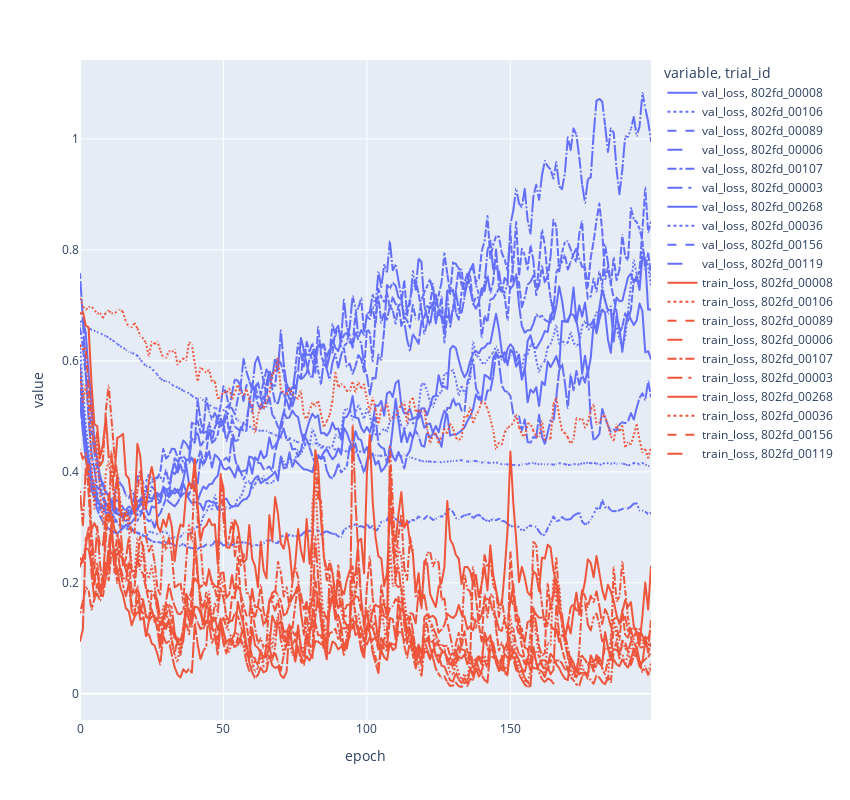

Source (notebook cell):
### Code cell
fig

### Figure 1 — Plotly figure (JSON) as saved in the notebook; plotly's stock layout.template omitted (floating-point values rounded to 4 significant figures; data arrays with more than 128 entries replaced by an {"elided": "..."} marker saying what was removed)
{"data": [{"customdata": {"elided": "200x2 str values"}, "hovertemplate": "variable=val_loss<br>trial_id=802fd_00008<br>epoch=%{x}<br>value=%{y}<br>Hyperparameters=%{customdata[0]}<br>checkpoints=%{customdata[1]}<extra></extra>", "legendgroup": "val_loss, 802fd_00008", "line": {"color": "#636efa", "dash": "solid"}, "marker": {"symbol": "circle"}, "mode": "lines", "name": "val_loss, 802fd_00008", "showlegend": true, "type": "scattergl", "x": {"elided": "200 int values"}, "xaxis": "x", "y": {"elided": "200 float values"}, "yaxis": "y"}, {"customdata": {"elided": "200x2 str values"}, "hovertemplate": "variable=val_loss<br>trial_id=802fd_00106<br>epoch=%{x}<br>value=%{y}<br>Hyperparameters=%{customdata[0]}<br>checkpoints=%{customdata[1]}<extra></extra>", "legendgroup": "val_loss, 802fd_00106", "line": {"color": "#636efa", "dash": "dot"}, "marker": {"symbol": "circle"}, "mode": "lines", "name": "val_loss, 802fd_00106", "showlegend": true, "type": "scattergl", "x": {"elided": "200 int values"}, "xaxis": "x", "y": {"elided": "200 float values"}, "yaxis": "y"}, {"customdata": {"elided": "200x2 str values"}, "hovertemplate": "variable=val_loss<br>trial_id=802fd_00089<br>epoch=%{x}<br>value=%{y}<br>Hyperparameters=%{customdata[0]}<br>checkpoints=%{customdata[1]}<extra></extra>", "legendgroup": "val_loss, 802fd_00089", "line": {"color": "#636efa", "dash": "dash"}, "marker": {"symbol": "circle"}, "mode": "lines", "name": "val_loss, 802fd_00089", "showlegend": true, "type": "scattergl", "x": {"elided": "200 int values"}, "xaxis": "x", "y": {"elided": "200 float values"}, "yaxis": "y"}, {"customdata": {"elided": "200x2 str values"}, "hovertemplate": "variable=val_loss<br>trial_id=802fd_00006<br>epoch=%{x}<br>value=%{y}<br>Hyperparameters=%{customdata[0]}<br>checkpoints=%{customdata[1]}<extra></extra>", "legendgroup": "val_loss, 802fd_00006", "line": {"color": "#636efa", "dash": "longdash"}, "marker": {"symbol": "circle"}, "mode": "lines", "name": "val_loss, 802fd_00006", "showlegend": true, "type": "scattergl", "x": {"elided": "200 int values"}, "xaxis": "x", "y": {"elided": "200 float values"}, "yaxis": "y"}, {"customdata": {"elided": "200x2 str values"}, "hovertemplate": "variable=val_loss<br>trial_id=802fd_00107<br>epoch=%{x}<br>value=%{y}<br>Hyperparameters=%{customdata[0]}<br>checkpoints=%{customdata[1]}<extra></extra>", "legendgroup": "val_loss, 802fd_00107", "line": {"color": "#636efa", "dash": "dashdot"}, "marker": {"symbol": "circle"}, "mode": "lines", "name": "val_loss, 802fd_00107", "showlegend": true, "type": "scattergl", "x": {"elided": "200 int values"}, "xaxis": "x", "y": {"elided": "200 float values"}, "yaxis": "y"}, {"customdata": {"elided": "200x2 str values"}, "hovertemplate": "variable=val_loss<br>trial_id=802fd_00003<br>epoch=%{x}<br>value=%{y}<br>Hyperparameters=%{customdata[0]}<br>checkpoints=%{customdata[1]}<extra></extra>", "legendgroup": "val_loss, 802fd_00003", "line": {"color": "#636efa", "dash": "longdashdot"}, "marker": {"symbol": "circle"}, "mode": "lines", "name": "val_loss, 802fd_00003", "showlegend": true, "type": "scattergl", "x": {"elided": "200 int values"}, "xaxis": "x", "y": {"elided": "200 float values"}, "yaxis": "y"}, {"customdata": {"elided": "200x2 str values"}, "hovertemplate": "variable=val_loss<br>trial_id=802fd_00268<br>epoch=%{x}<br>value=%{y}<br>Hyperparameters=%{customdata[0]}<br>checkpoints=%{customdata[1]}<extra></extra>", "legendgroup": "val_loss, 802fd_00268", "line": {"color": "#636efa", "dash": "solid"}, "marker": {"symbol": "circle"}, "mode": "lines", "name": "val_loss, 802fd_00268", "showlegend": true, "type": "scattergl", "x": {"elided": "200 int values"}, "xaxis": "x", "y": {"elided": "200 float values"}, "yaxis": "y"}, {"customdata": {"elided": "200x2 str values"}, "hovertemplate": "variable=val_loss<br>trial_id=802fd_00036<br>epoch=%{x}<br>value=%{y}<br>Hyperparameters=%{customdata[0]}<br>checkpoints=%{customdata[1]}<extra></extra>", "legendgroup": "val_loss, 802fd_00036", "line": {"color": "#636efa", "dash": "dot"}, "marker": {"symbol": "circle"}, "mode": "lines", "name": "val_loss, 802fd_00036", "showlegend": true, "type": "scattergl", "x": {"elided": "200 int values"}, "xaxis": "x", "y": {"elided": "200 float values"}, "yaxis": "y"}, {"customdata": {"elided": "200x2 str values"}, "hovertemplate": "variable=val_loss<br>trial_id=802fd_00156<br>epoch=%{x}<br>value=%{y}<br>Hyperparameters=%{customdata[0]}<br>checkpoints=%{customdata[1]}<extra></extra>", "legendgroup": "val_loss, 802fd_00156", "line": {"color": "#636efa", "dash": "dash"}, "marker": {"symbol": "circle"}, "mode": "lines", "name": "val_loss, 802fd_00156", "showlegend": true, "type": "scattergl", "x": {"elided": "200 int values"}, "xaxis": "x", "y": {"elided": "200 float values"}, "yaxis": "y"}, {"customdata": {"elided": "166x2 str values"}, "hovertemplate": "variable=val_loss<br>trial_id=802fd_00119<br>epoch=%{x}<br>value=%{y}<br>Hyperparameters=%{customdata[0]}<br>checkpoints=%{customdata[1]}<extra></extra>", "legendgroup": "val_loss, 802fd_00119", "line": {"color": "#636efa", "dash": "longdash"}, "marker": {"symbol": "circle"}, "mode": "lines", "name": "val_loss, 802fd_00119", "showlegend": true, "type": "scattergl", "x": {"elided": "166 int values"}, "xaxis": "x", "y": {"elided": "166 float values"}, "yaxis": "y"}, {"customdata": {"elided": "200x2 str values"}, "hovertemplate": "variable=train_loss<br>trial_id=802fd_00008<br>epoch=%{x}<br>value=%{y}<br>Hyperparameters=%{customdata[0]}<br>checkpoints=%{customdata[1]}<extra></extra>", "legendgroup": "train_loss, 802fd_00008", "line": {"color": "#EF553B", "dash": "solid"}, "marker": {"symbol": "circle"}, "mode": "lines", "name": "train_loss, 802fd_00008", "showlegend": true, "type": "scattergl", "x": {"elided": "200 int values"}, "xaxis": "x", "y": {"elided": "200 float values"}, "yaxis": "y"}, {"customdata": {"elided": "200x2 str values"}, "hovertemplate": "variable=train_loss<br>trial_id=802fd_00106<br>epoch=%{x}<br>value=%{y}<br>Hyperparameters=%{customdata[0]}<br>checkpoints=%{customdata[1]}<extra></extra>", "legendgroup": "train_loss, 802fd_00106", "line": {"color": "#EF553B", "dash": "dot"}, "marker": {"symbol": "circle"}, "mode": "lines", "name": "train_loss, 802fd_00106", "showlegend": true, "type": "scattergl", "x": {"elided": "200 int values"}, "xaxis": "x", "y": {"elided": "200 float values"}, "yaxis": "y"}, {"customdata": {"elided": "200x2 str values"}, "hovertemplate": "variable=train_loss<br>trial_id=802fd_00089<br>epoch=%{x}<br>value=%{y}<br>Hyperparameters=%{customdata[0]}<br>checkpoints=%{customdata[1]}<extra></extra>", "legendgroup": "train_loss, 802fd_00089", "line": {"color": "#EF553B", "dash": "dash"}, "marker": {"symbol": "circle"}, "mode": "lines", "name": "train_loss, 802fd_00089", "showlegend": true, "type": "scattergl", "x": {"elided": "200 int values"}, "xaxis": "x", "y": {"elided": "200 float values"}, "yaxis": "y"}, {"customdata": {"elided": "200x2 str values"}, "hovertemplate": "variable=train_loss<br>trial_id=802fd_00006<br>epoch=%{x}<br>value=%{y}<br>Hyperparameters=%{customdata[0]}<br>checkpoints=%{customdata[1]}<extra></extra>", "legendgroup": "train_loss, 802fd_00006", "line": {"color": "#EF553B", "dash": "longdash"}, "marker": {"symbol": "circle"}, "mode": "lines", "name": "train_loss, 802fd_00006", "showlegend": true, "type": "scattergl", "x": {"elided": "200 int values"}, "xaxis": "x", "y": {"elided": "200 float values"}, "yaxis": "y"}, {"customdata": {"elided": "200x2 str values"}, "hovertemplate": "variable=train_loss<br>trial_id=802fd_00107<br>epoch=%{x}<br>value=%{y}<br>Hyperparameters=%{customdata[0]}<br>checkpoints=%{customdata[1]}<extra></extra>", "legendgroup": "train_loss, 802fd_00107", "line": {"color": "#EF553B", "dash": "dashdot"}, "marker": {"symbol": "circle"}, "mode": "lines", "name": "train_loss, 802fd_00107", "showlegend": true, "type": "scattergl", "x": {"elided": "200 int values"}, "xaxis": "x", "y": {"elided": "200 float values"}, "yaxis": "y"}, {"customdata": {"elided": "200x2 str values"}, "hovertemplate": "variable=train_loss<br>trial_id=802fd_00003<br>epoch=%{x}<br>value=%{y}<br>Hyperparameters=%{customdata[0]}<br>checkpoints=%{customdata[1]}<extra></extra>", "legendgroup": "train_loss, 802fd_00003", "line": {"color": "#EF553B", "dash": "longdashdot"}, "marker": {"symbol": "circle"}, "mode": "lines", "name": "train_loss, 802fd_00003", "showlegend": true, "type": "scattergl", "x": {"elided": "200 int values"}, "xaxis": "x", "y": {"elided": "200 float values"}, "yaxis": "y"}, {"customdata": {"elided": "200x2 str values"}, "hovertemplate": "variable=train_loss<br>trial_id=802fd_00268<br>epoch=%{x}<br>value=%{y}<br>Hyperparameters=%{customdata[0]}<br>checkpoints=%{customdata[1]}<extra></extra>", "legendgroup": "train_loss, 802fd_00268", "line": {"color": "#EF553B", "dash": "solid"}, "marker": {"symbol": "circle"}, "mode": "lines", "name": "train_loss, 802fd_00268", "showlegend": true, "type": "scattergl", "x": {"elided": "200 int values"}, "xaxis": "x", "y": {"elided": "200 float values"}, "yaxis": "y"}, {"customdata": {"elided": "200x2 str values"}, "hovertemplate": "variable=train_loss<br>trial_id=802fd_00036<br>epoch=%{x}<br>value=%{y}<br>Hyperparameters=%{customdata[0]}<br>checkpoints=%{customdata[1]}<extra></extra>", "legendgroup": "train_loss, 802fd_00036", "line": {"color": "#EF553B", "dash": "dot"}, "marker": {"symbol": "circle"}, "mode": "lines", "name": "train_loss, 802fd_00036", "showlegend": true, "type": "scattergl", "x": {"elided": "200 int values"}, "xaxis": "x", "y": {"elided": "200 float values"}, "yaxis": "y"}, {"customdata": {"elided": "200x2 str values"}, "hovertemplate": "variable=train_loss<br>trial_id=802fd_00156<br>epoch=%{x}<br>value=%{y}<br>Hyperparameters=%{customdata[0]}<br>checkpoints=%{customdata[1]}<extra></extra>", "legendgroup": "train_loss, 802fd_00156", "line": {"color": "#EF553B", "dash": "dash"}, "marker": {"symbol": "circle"}, "mode": "lines", "name": "train_loss, 802fd_00156", "showlegend": true, "type": "scattergl", "x": {"elided": "200 int values"}, "xaxis": "x", "y": {"elided": "200 float values"}, "yaxis": "y"}, {"customdata": {"elided": "166x2 str values"}, "hovertemplate": "variable=train_loss<br>trial_id=802fd_00119<br>epoch=%{x}<br>value=%{y}<br>Hyperparameters=%{customdata[0]}<br>checkpoints=%{customdata[1]}<extra></extra>", "legendgroup": "train_loss, 802fd_00119", "line": {"color": "#EF553B", "dash": "longdash"}, "marker": {"symbol": "circle"}, "mode": "lines", "name": "train_loss, 802fd_00119", "showlegend": true, "type": "scattergl", "x": {"elided": "166 int values"}, "xaxis": "x", "y": {"elided": "166 float values"}, "yaxis": "y"}], "layout": {"height": 800, "legend": {"title": {"text": "variable, trial_id"}, "tracegroupgap": 0}, "margin": {"t": 60}, "width": 850, "xaxis": {"anchor": "y", "domain": [0, 1], "title": {"text": "epoch"}}, "yaxis": {"anchor": "x", "domain": [0, 1], "title": {"text": "value"}}}}
